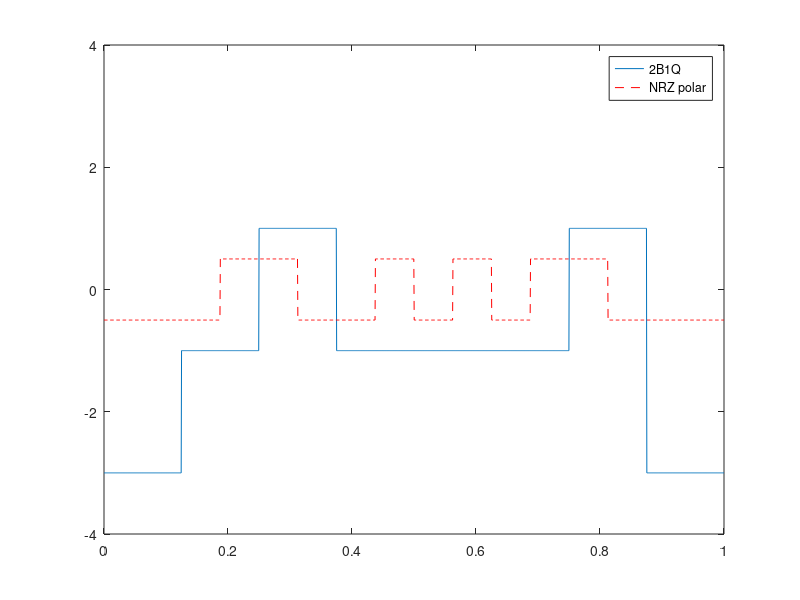

The MATLAB source for this figure:
% demonstration of 2B1Q signal generation
% made by Chao Gao, 26.01.2011
N = 16;
bits = (rand(1,N)>0.5);

First = bits(1:2:N);
Second = bits(2:2:N);
Level = (2*First + Second)*2-3;

t=linspace(0,1,1600);
signal = kron(Level, ones(1,1600/8));
NRZt = kron(bits, ones(1,1600/16))-0.5;
plot(t,signal, t, NRZt,'r--');
axis([0 1 -4 4]);
legend('2B1Q','NRZ polar');
